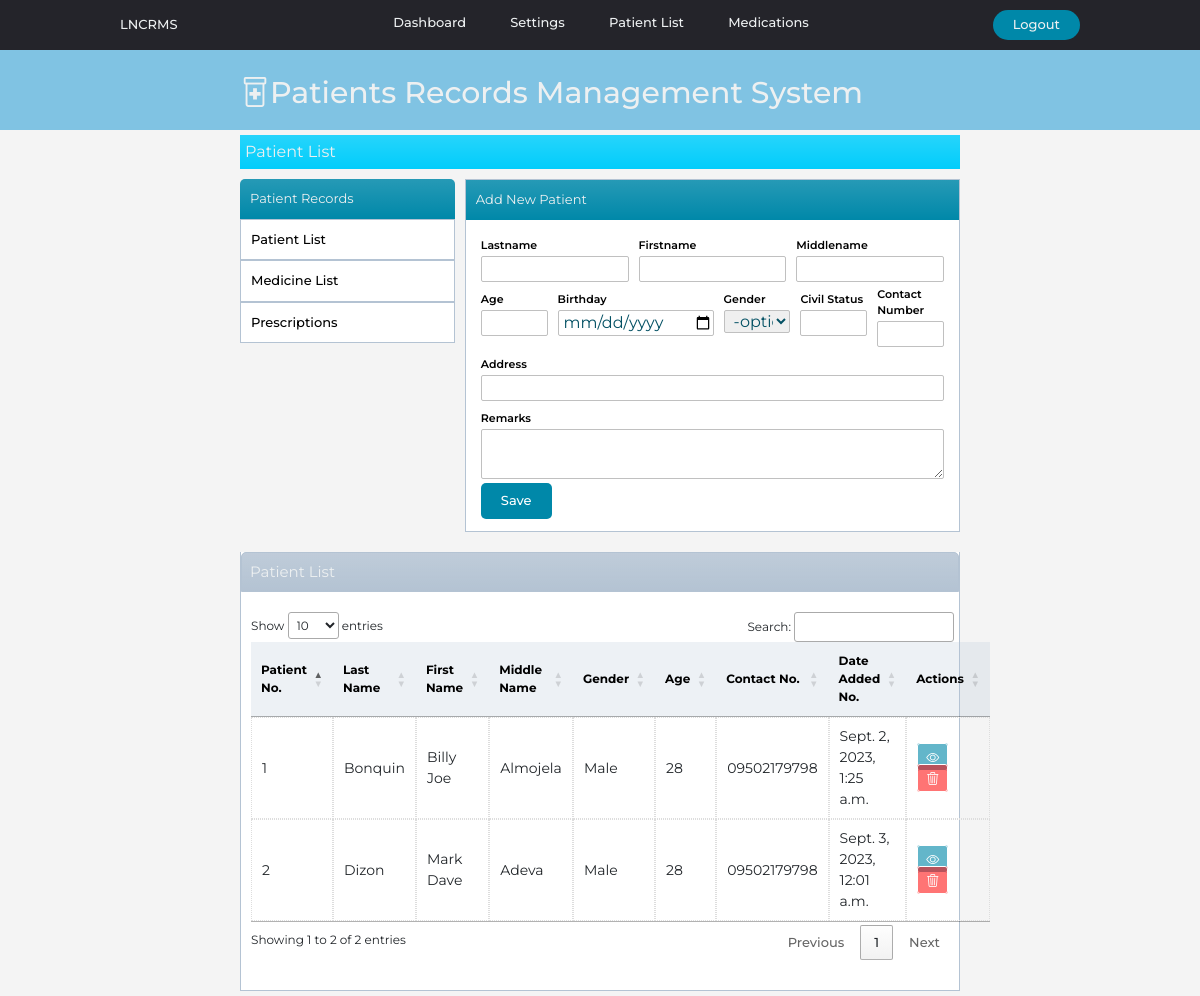
Page /patientlist on the earlier database version.
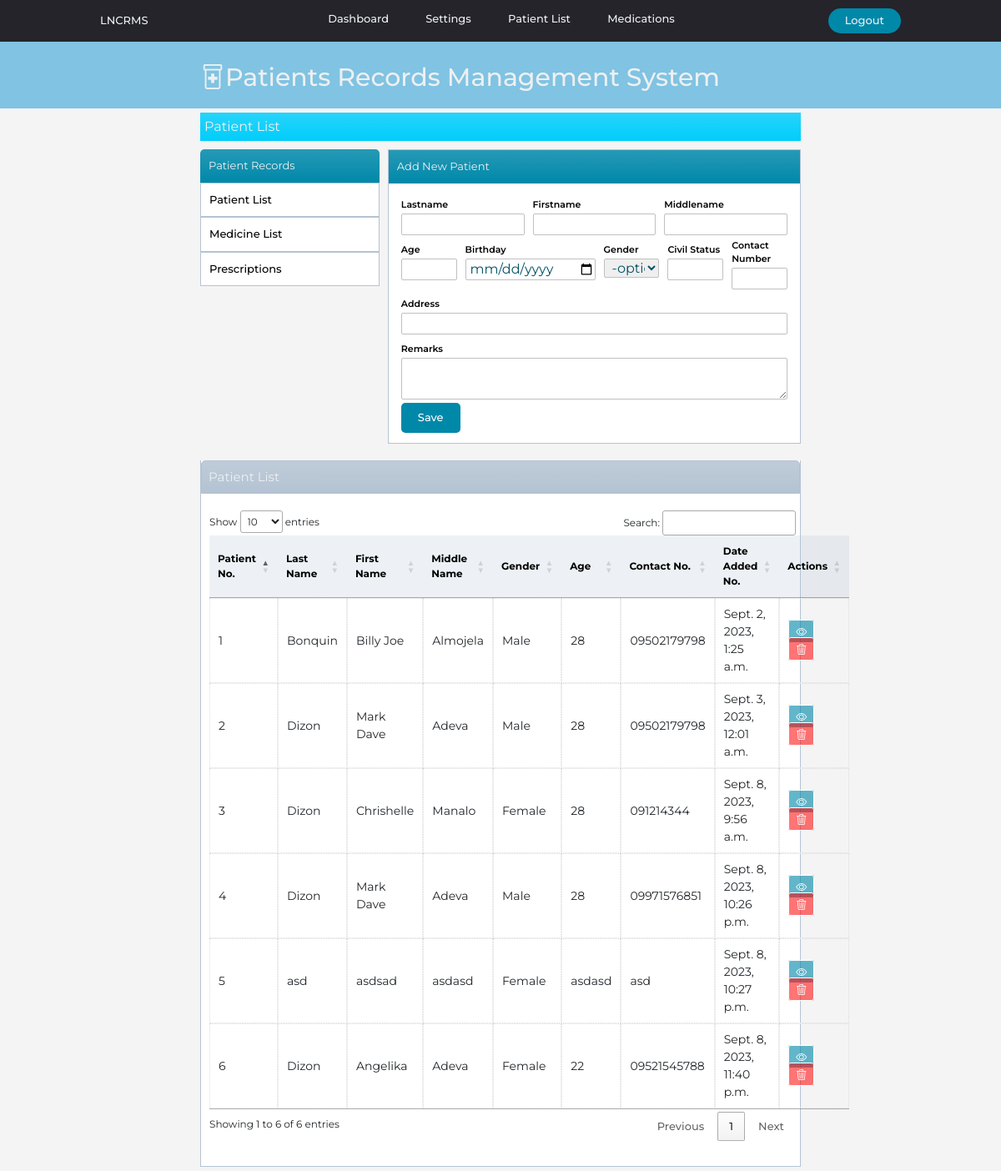
Same page on the later database version.
### website/models.py (models this page shows)
class Patient(models.Model):
    created_at = models.DateTimeField(auto_now_add=True)
    first_name = models.CharField(max_length=50)
    middle_name = models.CharField(max_length=50)
    last_name = models.CharField(max_length=50)
    age = models.CharField(max_length=50)
    bday = models.CharField(max_length=50,default='')
    civil_status = models.CharField(max_length=50,default='')
    gender = models.CharField(max_length=50)
    address = models.CharField(max_length=100)
    contact_number = models.CharField(max_length=50)
    remarks = models.CharField(max_length=200)

### website/views.py (the view, shortened to what this page needs)
# urls.py: path('patientlist',views.patientlist, name='patientlist'),
def patientlist(request):
    patientsdata = {'patientsdata': Patient.objects.all()}
    return render(request, 'patientlist.html',patientsdata)

### website/templates/patientlist.html
{% extends 'index.html' %}
{% block content%}
<div class="title-tab bg-gradient">Patient List</div>
    <div class="container1">
      {% include "sidemenu.html" %}
      <div class="reg-area">
        {% include 'newpatient.html' %}
      </div>
    </div>
    <div class="container2">
      <div class="table-title bg-gradient">Patient List</div>
      <div class="table-box">
        {% include 'patientstable.html' %}
      </div>
</div>
{%endblock%}

### website/templates/patientstable.html
    <table id="patienttable" class="patient-tables">
      <thead >
        <th>Patient No.</th>
        <th>Last Name</th>
        <th>First Name</th>
        <th>Middle Name</th>
        <th>Gender</th>
        <th>Age</th>
        <th>Contact No.</th>
        <th>Date Added No.</th>
        <th>Actions</th>
      </thead>
      <tbody>
        {% for x in patientsdata %}
        <tr>
          <td>{{x.id}}</td>
          <td>{{x.last_name}}</td>
          <td>{{x.first_name}}</td>
          <td>{{x.middle_name}}</td>
          <td>{{x.gender}}</td>
          <td>{{x.age}}</td>
          <td>{{x.contact_number}}</td>
          <td>{{x.created_at}}</td>
          <td>
            <a href="{% url 'patientinfo' x.id %}" id="link-view"><i class="bi bi-eye"></i></a>
            <a href="#" id="link-delete"><i class="bi bi-trash3"></i></a>
          </td>
        </tr>
        {% endfor %}
      </tbody>
    </table>

Differences in the rows shown:
added Patient: id "3", last_name "Dizon", first_name "Chrishelle", middle_name "Manalo", gender "Female", age "28", contact_number "091214344", created_at "Sept. 8, 2023, 9:56 a.m."
added Patient: id "4", last_name "Dizon", first_name "Mark Dave", middle_name "Adeva", gender "Male", age "28", contact_number "09971576851", created_at "Sept. 8, 2023, 10:26 p.m."
added Patient: id "5", last_name "asd", first_name "asdsad", middle_name "asdasd", gender "Female", age "asdasd", contact_number "asd", created_at "Sept. 8, 2023, 10:27 p.m."
added Patient: id "6", last_name "Dizon", first_name "Angelika", middle_name "Adeva", gender "Female", age "22", contact_number "09521545788", created_at "Sept. 8, 2023, 11:40 p.m."
Other differences:
text written by a page script: "Show entries Search: Showing 1 to 2 of 2 entries Previous 1 Next" → "Show entries Search: Showing 1 to 6 of 6 entries Previous 1 Next"
